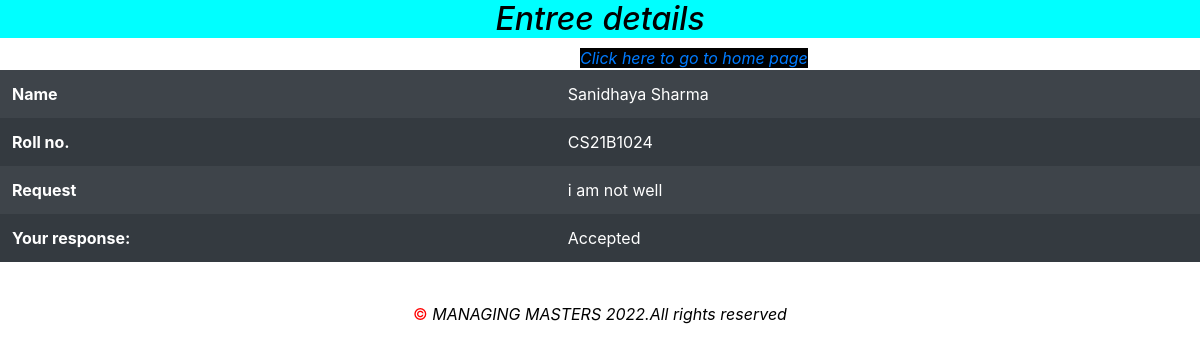
Page /IIITRmancontent/requestimp.php?editid=2 (signed in) on the committed database.
### tables this page shows
CREATE TABLE `requests` (
  `id` int(100) NOT NULL,
  `name` char(240) NOT NULL,
  `rollno` varchar(1600) NOT NULL,
  `email` varchar(150) NOT NULL,
  `requests` varchar(1600) NOT NULL,
  `response` varchar(1600) NOT NULL
);

### IIITRmancontent/requestimp.php (the view, shortened to what this page needs)
<?php
$host = "localhost";
$user = "root";
$password = '';
$db_name = "iiitrentry";
$con = mysqli_connect($host, $user, $password, $db_name);
?>
<?php
if ($_SESSION['adloggedin'] != 1) {
  header('location:index.php');
} else {
?>
  <!DOCTYPE html>
  <html lang="en">
  <head>
    <link rel="stylesheet" href="https://cdn.jsdelivr.net/npm/bootstrap@4.6.1/dist/css/bootstrap.min.css">
    <link rel="stylesheet" href="style.css">
  </head>
  <body>
    <?php
    $id = $_GET['editid'];
    $ret = mysqli_query($con, "select * from  requests where id='$id'");
    while ($row = mysqli_fetch_array($ret)) {
    ?>
      <h2 style="text-align: center; color:black; font-style:oblique; background-color:aqua;">Entree details</h2>
      <a style="font-style:italic; margin-left:580px; background-color:black;" href="http://localhost/IIITRmancontent/adhomepage.php">Click here to go to home page</a>
      <table class="table table-borderless table-striped table-earning table-dark">
        <tr>
          <th>Name</th>
          <td><?php echo $row['name']; ?></td>
        </tr>
        <tr>
          <th>Roll no.</th>
          <td><?php echo $row['rollno']; ?></td>
        </tr>
        <tr>
          <th>Request</th>
          <td><?php echo $row['requests']; ?></td>
        </tr>
        <?php if ($row['response'] == "") { ?>
          <form method="post">
            <tr>
              <th>Your response :</th>
              <td>
                <textarea name="response" placeholder="" rows="4" cols="4" class="form-control wd-450" required="true"></textarea>
              </td>
            </tr>
            <tr align="center">
              <td colspan="2"><button type="submit" name="submit" class="">Update</button></td>
            </tr>
          </form>
        <?php } else { ?>
          <tr>
            <th>Your response: </th>
            <td><?php echo $row['response'];
              } ?>
      </table>
    <?php } ?>
    <div class="text-center copyright-section">
      <span style="color:red;">&#169</span> <span style="font-style:italic;"> MANAGING MASTERS 2022.All rights reserved</span>
    </div>
  </body>
  </html>
<?php } ?>

### IIITRmancontent/style.css (style rules this page uses)
*:after { padding: 0; margin: 0; box-sizing: border-box; }
.copyright-section { background-color:white; color:black; }

### rows in the picture
requests: name "Sanidhaya Sharma", rollno "CS21B1024", requests "i am not well", response "Accepted"
